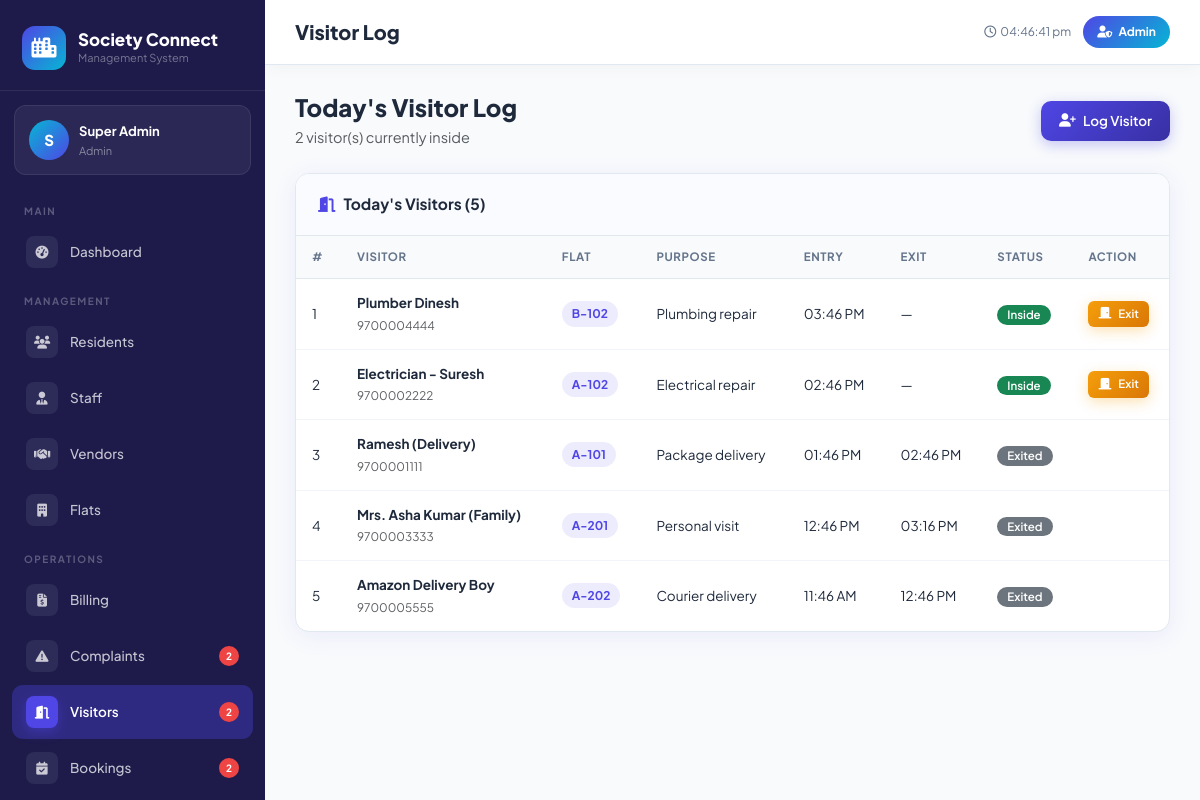
The app's page /staff/visitors.php (signed in) with its own data.
### tables this page shows
CREATE TABLE `visitors` (
  `id`           INT          UNSIGNED AUTO_INCREMENT PRIMARY KEY,
  `visitor_name` VARCHAR(150) NOT NULL,
  `phone`        VARCHAR(20)  DEFAULT NULL,
  `purpose`      VARCHAR(200) DEFAULT NULL,
  `id_proof`     VARCHAR(50)  DEFAULT NULL,
  `flat_id`      INT          UNSIGNED NOT NULL,
  `resident_id`  INT          UNSIGNED DEFAULT NULL,
  `vehicle_no`   VARCHAR(30)  DEFAULT NULL,
  `entry_time`   DATETIME     DEFAULT CURRENT_TIMESTAMP,
  `exit_time`    DATETIME     DEFAULT NULL,
  `status`       ENUM('inside','exited','pre_approved') DEFAULT 'inside',
  `logged_by`    INT          UNSIGNED DEFAULT NULL,
  FOREIGN KEY (`flat_id`)     REFERENCES `flats`(`id`)     ON DELETE CASCADE,
  FOREIGN KEY (`resident_id`) REFERENCES `residents`(`id`) ON DELETE SET NULL,
  FOREIGN KEY (`logged_by`)   REFERENCES `users`(`id`)     ON DELETE SET NULL
);

CREATE TABLE `flats` (
  `id`          INT          UNSIGNED AUTO_INCREMENT PRIMARY KEY,
  `flat_no`     VARCHAR(20)  NOT NULL,
  `block`       VARCHAR(10)  NOT NULL,
  `floor`       TINYINT      NOT NULL DEFAULT 0,
  `type`        ENUM('1BHK','2BHK','3BHK','4BHK','Penthouse') DEFAULT '2BHK',
  `area_sqft`   INT          DEFAULT 0,
  `status`      ENUM('occupied','vacant','under_maintenance') DEFAULT 'vacant',
  `created_at`  TIMESTAMP    DEFAULT CURRENT_TIMESTAMP
);

### staff/visitors.php (the view, shortened to what this page needs)
<?php
require_once '../config/db.php';
$db   = getDB();
$visitors = $db->query("SELECT v.*, f.flat_no FROM visitors v JOIN flats f ON v.flat_id=f.id
                         WHERE DATE(v.entry_time)=CURDATE() ORDER BY v.entry_time DESC")->fetchAll();
$activeCount = $db->query("SELECT COUNT(*) FROM visitors WHERE status='inside'")->fetchColumn();
require_once '../includes/header.php';
?>
<div class="d-flex align-items-center justify-content-between mb-4">
    <div>
        <h4 class="fw-800 mb-1">Today's Visitor Log</h4>
        <p class="text-muted mb-0"><?= $activeCount ?> visitor(s) currently inside</p>
    </div>
    <button class="btn-sc primary" data-bs-toggle="modal" data-bs-target="#addModal">
        <i class="fa-solid fa-user-plus"></i> Log Visitor
    </button>
</div>
<div class="sc-card">
    <div class="sc-card-header">
        <div class="sc-card-title"><i class="fa-solid fa-door-open"></i> Today's Visitors (<?= count($visitors) ?>)</div>
    </div>
    <div class="table-responsive">
        <?php if (empty($visitors)): ?>
        <div class="empty-state"><div class="empty-icon"><i class="fa-solid fa-users"></i></div><h5>No Visitors Today</h5></div>
        <?php else: ?>
        <table class="table-sc">
            <thead><tr><th>#</th><th>Visitor</th><th>Flat</th><th>Purpose</th><th>Entry</th><th>Exit</th><th>Status</th><th>Action</th></tr></thead>
            <tbody>
            <?php foreach ($visitors as $i => $v): ?>
            <tr>
                <td><?= $i+1 ?></td>
                <td>
                    <div class="fw-700"><?= e($v['visitor_name']) ?></div>
                    <small class="text-muted"><?= e($v['phone']?:'—') ?></small>
                </td>
                <td><span class="flat-pill"><?= e($v['flat_no']) ?></span></td>
                <td><?= e($v['purpose']?:'—') ?></td>
                <td><?= date('h:i A',strtotime($v['entry_time'])) ?></td>
                <td><?= $v['exit_time'] ? date('h:i A',strtotime($v['exit_time'])) : '—' ?></td>
                <td><?= statusBadge($v['status']) ?></td>
                <td>
                    <?php if ($v['status'] === 'inside'): ?>
                    <a href="?exit=<?= $v['id'] ?>" class="btn-sc warning xs" data-confirm="Record exit?">
                        <i class="fa-solid fa-door-closed"></i> Exit
                    </a>
                    <?php endif; ?>
                </td>
            </tr>
            <?php endforeach; ?>
            </tbody>
        </table>
        <?php endif; ?>
    </div>
</div>
<?php require_once '../includes/footer.php'; ?>

### config/db.php (shortened to what this page needs)
<?php
function e(mixed $val): string {
    return htmlspecialchars((string)$val, ENT_QUOTES, 'UTF-8');
}
function statusBadge(string $status, string $type = 'general'): string {
    $map = [
        'paid'        => 'success',
        'pending'     => 'warning',
        'overdue'     => 'danger',
        'waived'      => 'secondary',
        'open'        => 'danger',
        'assigned'    => 'warning',
        'in_progress' => 'info',
        'resolved'    => 'success',
        'closed'      => 'secondary',
        'approved'    => 'success',
        'rejected'    => 'danger',
        'cancelled'   => 'secondary',
        'completed'   => 'primary',
        'inside'      => 'success',
        'exited'      => 'secondary',
        'pre_approved'=> 'info',
        'active'      => 'success',
        'inactive'    => 'secondary',
        'available'   => 'success',
        'maintenance' => 'warning',
        'closed'      => 'danger',
        'occupied'    => 'primary',
        'vacant'      => 'success',
        'under_maintenance' => 'warning',
        'low'         => 'secondary',
        'medium'      => 'info',
        'high'        => 'warning',
        'critical'    => 'danger',
    ];
    $cls   = $map[$status] ?? 'secondary';
    $label = ucfirst(str_replace('_', ' ', $status));
    return "<span class=\"badge bg-{$cls}\">{$label}</span>";
}

### assets/css/style.css (style rules this page uses)
:root { --primary: #4F46E5; --primary-light: #818CF8; --primary-dark: #3730A3; --secondary: #06B6D4; --secondary-light:#67E8F9; --accent: #F59E0B; --success: #10B981; --danger: #EF4444; --warning: #F59E0B; --info: #06B6D4; --bg: #F8FAFC; --card-bg: #FFFFFF; --sidebar-bg: #1E1B4B; --sidebar-text: rgba(255,255,255,0.75); --sidebar-active: rgba(255,255,255,0.15); --border: #E2E8F0; --text: #1E293B; --text-muted: #64748B; --shadow: 0 4px 24px rgba(79,70,229,0.08); --shadow-lg: 0 8px 40px rgba(79,70,229,0.15); --radius: 14px; --radius-sm: 8px; --radius-lg: 20px; --sidebar-w: 265px; --font: 'Plus Jakarta Sans', sans-serif; --font-alt: 'Space Grotesk', sans-serif; }
*, *::before, *::after { margin: 0; padding: 0; box-sizing: border-box; }
html { scroll-behavior: smooth; }
body { font-family: var(--font); background: var(--bg); color: var(--text); font-size: 14.5px; line-height: 1.6; -webkit-font-smoothing: antialiased; }
.sc-card { background: white; border-radius: var(--radius); box-shadow: var(--shadow); border: 1px solid var(--border); overflow: hidden; margin-bottom: 24px; }
.sc-card-header { padding: 18px 22px; border-bottom: 1px solid var(--border); display: flex; align-items: center; justify-content: space-between; background: #FAFBFF; }
.sc-card-title { font-size: 15.5px; font-weight: 700; color: var(--text); display: flex; align-items: center; gap: 8px; }
.sc-card-title i { color: var(--primary); }
.table-sc { width: 100%; border-collapse: collapse; font-size: 13.5px; }
.table-sc thead th { background: #F8FAFC; padding: 12px 16px; text-align: left; font-size: 11.5px; font-weight: 700; color: var(--text-muted); text-transform: uppercase; letter-spacing: 0.6px; border-bottom: 1px solid var(--border); white-space: nowrap; }
.table-sc tbody td { padding: 13px 16px; border-bottom: 1px solid #F1F5F9; color: var(--text); vertical-align: middle; }
.table-sc tbody tr:last-child td { border-bottom: none; }
.btn-sc { display: inline-flex; align-items: center; gap: 7px; padding: 9px 18px; border-radius: 10px; font-size: 13.5px; font-weight: 600; border: none; cursor: pointer; text-decoration: none; transition: all 0.2s; white-space: nowrap; }
.btn-sc.primary { background: linear-gradient(135deg, var(--primary), var(--primary-dark)); color: white; box-shadow: 0 4px 14px rgba(79,70,229,0.3); }
.btn-sc.warning { background: linear-gradient(135deg, var(--warning), #D97706); color: white; box-shadow: 0 4px 14px rgba(245,158,11,0.3); }
.btn-sc.xs { padding: 4px 10px; font-size: 11.5px; border-radius: 6px; }
.badge { font-size: 11.5px; font-weight: 600; padding: 4px 10px; border-radius: 20px; }
.fw-700 { font-weight: 700 !important; }
.fw-800 { font-weight: 800 !important; }
.flat-pill { display: inline-flex; align-items: center; background: rgba(79,70,229,0.1); color: var(--primary); font-weight: 700; font-size: 12px; padding: 3px 10px; border-radius: 20px; }

### records on screen
visitors: visitor_name "Plumber Dinesh", phone "9700004444", flat.flat_no "B-102", purpose "Plumbing repair", entry_time "03:46 PM", status "Inside"
visitors: visitor_name "Electrician - Suresh", phone "9700002222", flat.flat_no "A-102", purpose "Electrical repair", entry_time "02:46 PM", status "Inside"
visitors: visitor_name "Ramesh (Delivery)", phone "9700001111", flat.flat_no "A-101", purpose "Package delivery", entry_time "01:46 PM", exit_time "02:46 PM", status "Exited"
visitors: visitor_name "Mrs. Asha Kumar (Family)", phone "9700003333", flat.flat_no "A-201", purpose "Personal visit", entry_time "12:46 PM", exit_time "03:16 PM", status "Exited"
visitors: visitor_name "Amazon Delivery Boy", phone "9700005555", flat.flat_no "A-202", purpose "Courier delivery", entry_time "11:46 AM", exit_time "12:46 PM", status "Exited"

### other values on screen
$userInitial "S"
$userName "Super Admin"
$userRole "Admin"
$section "MAIN"
$item['label'] "Dashboard"
$section "MANAGEMENT"
$item['label'] "Residents"
$item['label'] "Staff"
$item['label'] "Vendors"
$item['label'] "Flats"
$section "OPERATIONS"
$item['label'] "Billing"
$item['label'] "Complaints"
$item['badge'] "2"
$item['label'] "Visitors"
